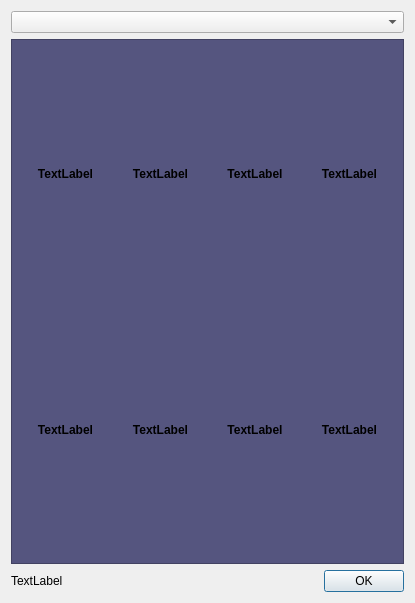
<?xml version="1.0" encoding="UTF-8"?>
<ui version="4.0">
 <class>CSatelliteEvent</class>
 <widget class="QDialog" name="CSatelliteEvent">
  <property name="geometry">
   <rect>
    <x>0</x>
    <y>0</y>
    <width>415</width>
    <height>603</height>
   </rect>
  </property>
  <property name="windowTitle">
   <string>Satellite chart</string>
  </property>
  <layout class="QVBoxLayout" name="verticalLayout_2" stretch="0,1,0,0">
   <item>
    <layout class="QVBoxLayout" name="verticalLayout_4">
     <item>
      <widget class="QComboBox" name="comboBox"/>
     </item>
    </layout>
   </item>
   <item>
    <layout class="QVBoxLayout" name="verticalLayout"/>
   </item>
   <item>
    <widget class="QFrame" name="frame">
     <property name="sizePolicy">
      <sizepolicy hsizetype="Preferred" vsizetype="Preferred">
       <horstretch>0</horstretch>
       <verstretch>0</verstretch>
      </sizepolicy>
     </property>
     <property name="minimumSize">
      <size>
       <width>0</width>
       <height>0</height>
      </size>
     </property>
     <property name="font">
      <font>
       <weight>75</weight>
       <bold>true</bold>
      </font>
     </property>
     <property name="styleSheet">
      <string notr="true">background-color: rgb(85, 85, 127);</string>
     </property>
     <property name="frameShape">
      <enum>QFrame::StyledPanel</enum>
     </property>
     <property name="frameShadow">
      <enum>QFrame::Plain</enum>
     </property>
     <layout class="QVBoxLayout" name="verticalLayout_5">
      <item>
       <layout class="QGridLayout" name="gridLayout">
        <item row="0" column="2">
         <widget class="QLabel" name="label_5">
          <property name="font">
           <font>
            <weight>75</weight>
            <bold>true</bold>
           </font>
          </property>
          <property name="text">
           <string>TextLabel</string>
          </property>
          <property name="alignment">
           <set>Qt::AlignCenter</set>
          </property>
         </widget>
        </item>
        <item row="1" column="1">
         <widget class="QLabel" name="label_4">
          <property name="font">
           <font>
            <weight>75</weight>
            <bold>true</bold>
           </font>
          </property>
          <property name="text">
           <string>TextLabel</string>
          </property>
          <property name="alignment">
           <set>Qt::AlignCenter</set>
          </property>
         </widget>
        </item>
        <item row="1" column="2">
         <widget class="QLabel" name="label_6">
          <property name="font">
           <font>
            <weight>75</weight>
            <bold>true</bold>
           </font>
          </property>
          <property name="text">
           <string>TextLabel</string>
          </property>
          <property name="alignment">
           <set>Qt::AlignCenter</set>
          </property>
         </widget>
        </item>
        <item row="0" column="0">
         <widget class="QLabel" name="label">
          <property name="font">
           <font>
            <weight>75</weight>
            <bold>true</bold>
           </font>
          </property>
          <property name="text">
           <string>TextLabel</string>
          </property>
          <property name="alignment">
           <set>Qt::AlignCenter</set>
          </property>
         </widget>
        </item>
        <item row="1" column="0">
         <widget class="QLabel" name="label_2">
          <property name="font">
           <font>
            <weight>75</weight>
            <bold>true</bold>
           </font>
          </property>
          <property name="text">
           <string>TextLabel</string>
          </property>
          <property name="alignment">
           <set>Qt::AlignCenter</set>
          </property>
         </widget>
        </item>
        <item row="0" column="1">
         <widget class="QLabel" name="label_3">
          <property name="font">
           <font>
            <weight>75</weight>
            <bold>true</bold>
           </font>
          </property>
          <property name="text">
           <string>TextLabel</string>
          </property>
          <property name="alignment">
           <set>Qt::AlignCenter</set>
          </property>
         </widget>
        </item>
        <item row="1" column="3">
         <widget class="QLabel" name="label_7">
          <property name="font">
           <font>
            <weight>75</weight>
            <bold>true</bold>
           </font>
          </property>
          <property name="text">
           <string>TextLabel</string>
          </property>
          <property name="alignment">
           <set>Qt::AlignCenter</set>
          </property>
         </widget>
        </item>
        <item row="0" column="3">
         <widget class="QLabel" name="label_8">
          <property name="font">
           <font>
            <weight>75</weight>
            <bold>true</bold>
           </font>
          </property>
          <property name="text">
           <string>TextLabel</string>
          </property>
          <property name="alignment">
           <set>Qt::AlignCenter</set>
          </property>
         </widget>
        </item>
       </layout>
      </item>
     </layout>
    </widget>
   </item>
   <item>
    <layout class="QVBoxLayout" name="verticalLayout_3">
     <item>
      <layout class="QHBoxLayout" name="horizontalLayout">
       <item>
        <widget class="QLabel" name="label_dt">
         <property name="text">
          <string>TextLabel</string>
         </property>
        </widget>
       </item>
       <item>
        <spacer name="horizontalSpacer">
         <property name="orientation">
          <enum>Qt::Horizontal</enum>
         </property>
         <property name="sizeHint" stdset="0">
          <size>
           <width>40</width>
           <height>20</height>
          </size>
         </property>
        </spacer>
       </item>
       <item>
        <widget class="QPushButton" name="pushButton_3">
         <property name="text">
          <string>OK</string>
         </property>
        </widget>
       </item>
      </layout>
     </item>
    </layout>
   </item>
  </layout>
 </widget>
 <resources/>
 <connections/>
</ui>
